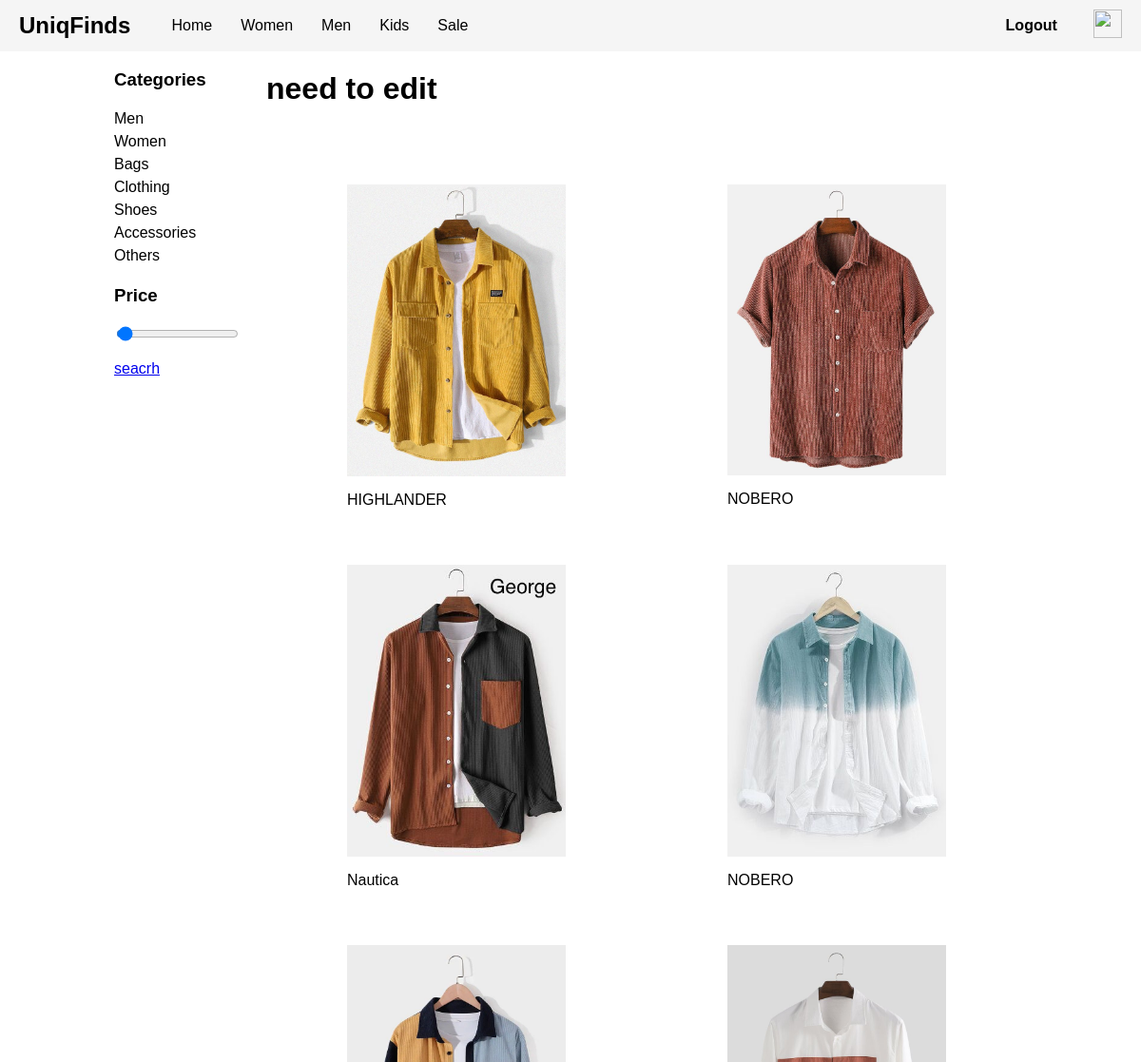
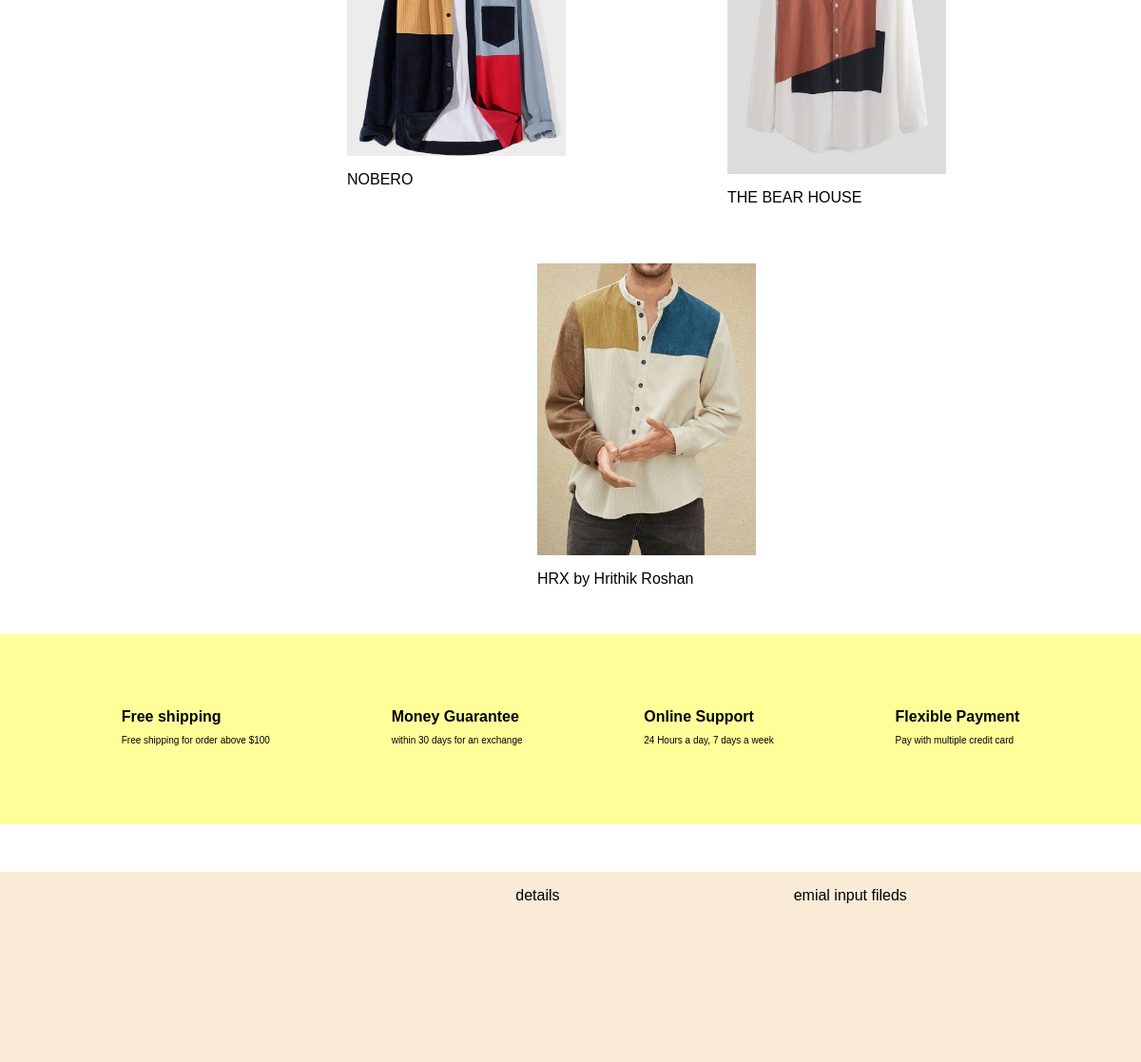
Page /products/shirts/2000/ on the committed database (2 pictures, top to bottom).
### app/models.py (models this page shows, shortened)
class Product(models.Model):
    name = models.CharField(max_length=255)
    category = models.ForeignKey(Category, on_delete=models.CASCADE, related_name='products')
    description = models.TextField()
    price = models.DecimalField(max_digits=10, decimal_places=2)
    stock = models.PositiveIntegerField()
    image = models.ImageField(upload_to='product_images/', blank=True, null=True)
    slug = models.SlugField(unique=True)
    created_at = models.DateTimeField(auto_now_add=True)
    updated_at = models.DateTimeField(auto_now=True)

### app/views.py (the view)
# urls.py: path('products/<slug:slug>/',products,name="products"),
def products(request,slug,price=None):
    Categorys = Category.objects.get(slug=slug)
    items = Product.objects.filter(category = Categorys)
    if price:
        items = items.filter(price__lte=price)
    return render(request,'html/product.html',{'items':items,'Categorys':Categorys})

### app/models.py (called while the page is built)
    def __str__(self):
        return self.name

### templates/html/product.html (shortened to what this page needs)
{% extends "html/footer.html" %}
{% load static %}
{% block main %}
<!DOCTYPE html>
<html lang="en">
<head>
    <link rel="stylesheet" href="{% static 'css/products.css' %}">
</head>
<body>
    <div class="conatiner">
        <div class="main">
            <div class="filters">
                <div class="categories">
                    <h3>Categories</h3>
                    <a href="">Men</a>
                    <a href="">Women</a>
                    <a href="">Bags</a>
                    <a href="">Clothing</a>
                    <a href="">Shoes</a>
                    <a href="">Accessories</a>
                    <a href="">Others</a>
                </div>
                <div class="price">
                    <h3>Price</h3>
                    <input
                        id="priceRange"
                        type="range"
                        min="300"
                        max="2000"
                        value="330"
                        oninput="updatePriceValue(this.value)"
                    >
                    <a id="searchLink" href="{% url 'products_by_price' slug=Categorys.slug price=2000 %}">seacrh</a>
                </div>
            </div>
            <div class="items">
                <div class="counts">
                    <h1>need to edit</h1>
                </div>
                <div class="products_card">
                    {% for item in items %}
                    <a href="{% url 'items' slug_=item.slug %}">
                    <div class="cards">
                        <img src="{{item.image.url}}">
                        <p>{{item.name}}</p>
                    </div>
                    </a>
                    {% endfor %}
                </div>
            </div>
        </div>
    </div>
</body>
</html>
{% endblock main %}

### static/css/foot.css (style rules this page uses)
body { margin: 0; padding: 0; font-family: Arial, sans-serif; }

### static/css/products.css (style rules this page uses)
body { margin: 0; padding: 0; font-family: Arial, sans-serif; height: 100%; }
.conatiner { background-color: rgb(255, 255, 255); display: flex; justify-content: center; align-items: center; }
.main { display: flex; flex-direction: row; background-color: rgb(255, 255, 255); width: 80%; }
.filters { display: flex; flex-direction: column; width: 20%; background-color: rgb(255, 255, 255); }
.categories { display: flex; flex-direction: column; }
.products_card { display: flex; flex-direction: row; flex-wrap: wrap; justify-content: space-around; background-color: rgb(255, 255, 255); }
.cards { width: 250px; height: 300px; display: flex; flex-direction: column; position: relative; margin: 10px; padding: 10px; box-sizing: border-box; margin-top: 50px; margin-bottom: 50px; }
.items { width: 100%; }
.categories a { text-decoration: none; color: black; line-height: 1.5; }
.products_card a { text-decoration: none; color: black; }

### rows in the picture
Product: image (picture), name "HIGHLANDER"
Product: image (picture), name "NOBERO"
Product: image (picture), name "Nautica"
Product: image (picture), name "NOBERO"
Product: image (picture), name "NOBERO"
Product: image (picture), name "THE BEAR HOUSE"
Product: image (picture), name "HRX by Hrithik Roshan"
